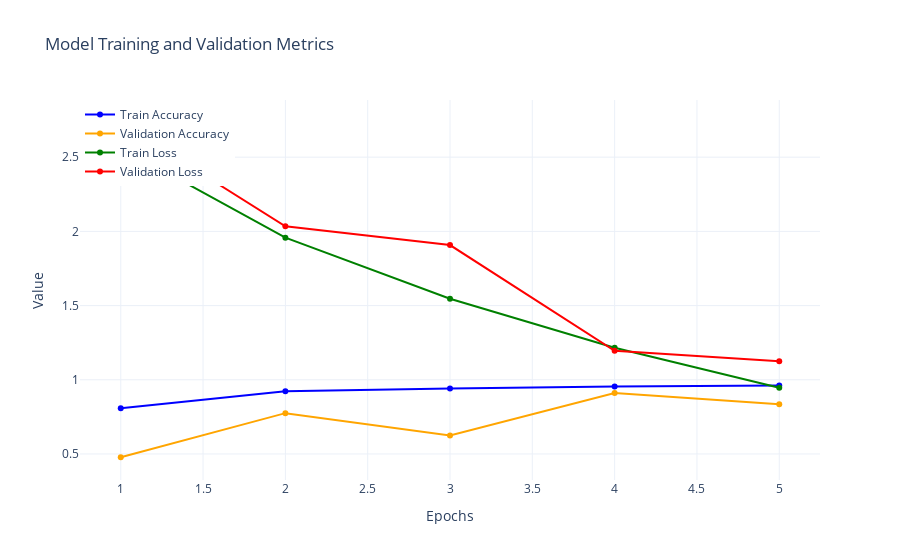

The cell this chart's notebook holds for it:
### Code cell
train_accuracy = history.history['accuracy']
val_accuracy = history.history['val_accuracy']
train_loss = history.history['loss']
val_loss = history.history['val_loss']
epochs = range(1, len(train_accuracy) + 1)

fig = go.Figure()

# Courbes de précision
fig.add_trace(go.Scatter(
    x=list(epochs), y=train_accuracy,
    mode='lines+markers',
    name='Train Accuracy',
    line=dict(color='blue')
))
fig.add_trace(go.Scatter(
    x=list(epochs), y=val_accuracy,
    mode='lines+markers',
    name='Validation Accuracy',
    line=dict(color='orange')
))

# Courbes de perte
fig.add_trace(go.Scatter(
    x=list(epochs), y=train_loss,
    mode='lines+markers',
    name='Train Loss',
    line=dict(color='green')
))
fig.add_trace(go.Scatter(
    x=list(epochs), y=val_loss,
    mode='lines+markers',
    name='Validation Loss',
    line=dict(color='red')
))

# Mettre en forme les axes et le titre
fig.update_layout(
    title='Model Training and Validation Metrics',
    xaxis=dict(title='Epochs'),
    yaxis=dict(title='Value'),
    legend=dict(x=0, y=1),
    template='plotly_white'
)

# Afficher le graphique
fig.show()

### Figure 1 — Plotly figure (JSON) as saved in the notebook; plotly's stock layout.template omitted (floating-point values rounded to 4 significant figures)
{"data": [{"line": {"color": "blue"}, "mode": "lines+markers", "name": "Train Accuracy", "type": "scatter", "x": [1, 2, 3, 4, 5], "y": [0.8074, 0.9223, 0.942, 0.954, 0.9608]}, {"line": {"color": "orange"}, "mode": "lines+markers", "name": "Validation Accuracy", "type": "scatter", "x": [1, 2, 3, 4, 5], "y": [0.4779, 0.7751, 0.6253, 0.9114, 0.8346]}, {"line": {"color": "green"}, "mode": "lines+markers", "name": "Train Loss", "type": "scatter", "x": [1, 2, 3, 4, 5], "y": [2.566, 1.958, 1.546, 1.215, 0.9458]}, {"line": {"color": "red"}, "mode": "lines+markers", "name": "Validation Loss", "type": "scatter", "x": [1, 2, 3, 4, 5], "y": [2.732, 2.034, 1.908, 1.196, 1.124]}], "layout": {"legend": {"x": 0, "y": 1}, "title": {"text": "Model Training and Validation Metrics"}, "xaxis": {"title": {"text": "Epochs"}}, "yaxis": {"title": {"text": "Value"}}}}
